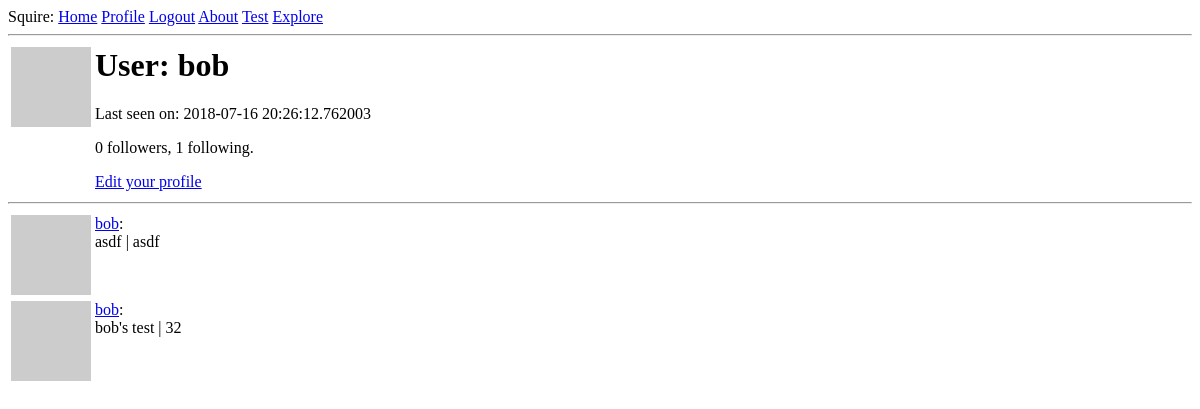
The page /user/bob (signed in) on the database as committed earlier.
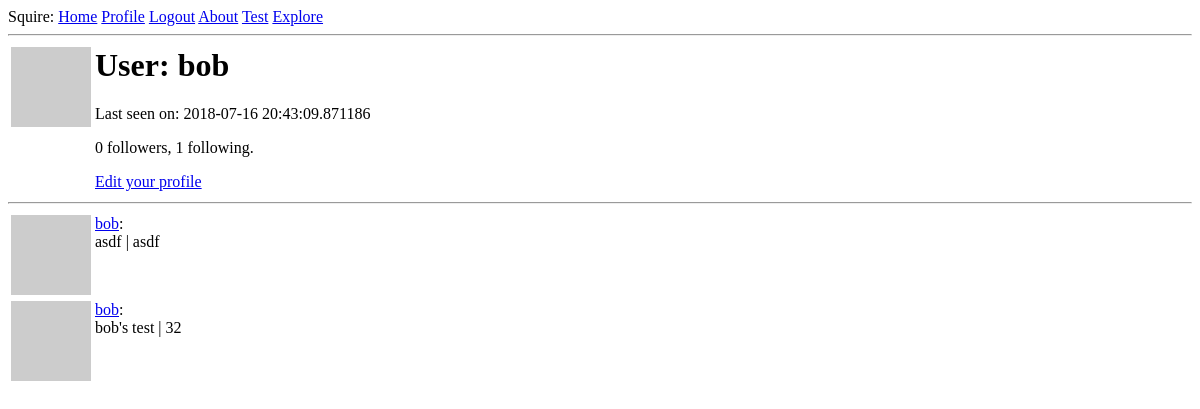
The same page on the database as committed later.
### app/models.py (models this page shows, shortened)
class User(UserMixin, db.Model):
    id = db.Column(db.Integer, primary_key=True)
    username = db.Column(db.String(64), index=True, unique=True)
    email = db.Column(db.String(120), index=True, unique=True)
    password_hash = db.Column(db.String(128))
    scores = db.relationship('Score', backref='author', lazy='dynamic')
    about_me = db.Column(db.String(140))
    last_seen = db.Column(db.DateTime, default=datetime.utcnow)
    followed = db.relationship(
        'User', secondary=followers,
        primaryjoin=(followers.c.follower_id == id),
        secondaryjoin=(followers.c.followed_id == id),
        backref=db.backref('followers', lazy='dynamic'), lazy='dynamic')
    def avatar(self, size):
        digest = md5(self.email.lower().encode('utf-8')).hexdigest()
        return 'https://www.gravatar.com/avatar/{}?d=identicon&s={}'.format(digest, size)

class Score(db.Model):
    id = db.Column(db.Integer, primary_key=True)
    testname = db.Column(db.String(140))
    score = db.Column(db.String(140))
    timestamp = db.Column(db.DateTime, index=True, default=datetime.utcnow)
    user_id = db.Column(db.Integer, db.ForeignKey('user.id'))

### app/routes.py (the view)
@app.route('/user/<username>')
@login_required
def user(username):
    user = User.query.filter_by(username=username).first_or_404()
    page = request.args.get('page', 1, type=int)
    scores = user.scores.order_by(Score.timestamp.desc()).paginate(
        page, app.config['POSTS_PER_PAGE'], False)
    next_url = url_for('user', username=user.username, page=scores.next_num) \
        if scores.has_next else None
    prev_url = url_for('user', username=user.username, page=scores.prev_num) \
        if scores.has_prev else None
    return render_template('user.html', user=user, scores=scores.items,
                           next_url=next_url, prev_url=prev_url)

### app/models.py (called while the page is built)
@login.user_loader
def load_user(id):
    return User.query.get(int(id))

### app/routes.py (called while the page is built)
@app.before_request
def before_request():
    if current_user.is_authenticated:
        current_user.last_seen = datetime.utcnow()
        db.session.commit()

### app/templates/user.html (shortened to what this page needs)
{% extends "base.html" %}
{% block content %}
    <table>
        <tr valign="top">
            <td><img src="{{ user.avatar(128) }}"></td>
            <td>
                <h1>User: {{ user.username }}</h1>
                {% if user.last_seen %}<p>Last seen on: {{ user.last_seen }}</p>{% endif %}
                <p>{{ user.followers.count() }} followers, {{ user.followed.count() }} following.</p>
                {% if user == current_user %}
                <p><a href="{{ url_for('edit_profile') }}">Edit your profile</a></p>
                {% elif not current_user.is_following(user) %}
                <p><a href="{{ url_for('follow', username=user.username) }}">Follow</a></p>
                {% else %}
                <p><a href="{{ url_for('unfollow', username=user.username) }}">Unfollow</a></p>
                {% endif %}
            </td>
        </tr>
    </table>
    <hr>
    {% for score in scores %}
        {% include '_post.html' %}
    {% endfor %}
{% endblock %}

### app/templates/base.html (shortened to what this page needs)
<html>
    <head>
    </head>
    <body>
        <div>
            Squire:
            <a href="{{ url_for('index') }}">Home</a>
            {% if current_user.is_anonymous %}
            <a href="{{ url_for('login') }}">Login</a>
            {% else %}
            <a href="{{ url_for('user', username=current_user.username) }}">Profile</a>
            <a href="{{ url_for('logout') }}">Logout</a>
            {% endif %}
            <a href="{{ url_for('about') }}">About</a>
            <a href="{{ url_for('test') }}">Test</a>
            <a href="{{ url_for('explore') }}">Explore</a>
        </div>
        <hr>
        {% block content %}{% endblock %}
    </body>
</html>

### app/templates/_post.html
<table>
    <tr valign="top">
        <td><img src="{{ score.author.avatar(36) }}"></td>
        <td><a href="{{ url_for('user', username=score.author.username) }}">{{ score.author.username }}</a>:<br>{{ score.testname }} | {{ score.score }}</td>
    </tr>
</table>

Rows that differ between the two databases and show on the page:
changed User "bob": last_seen "2018-07-16 20:26:12.762003" → "2018-07-16 20:43:09.871186"
